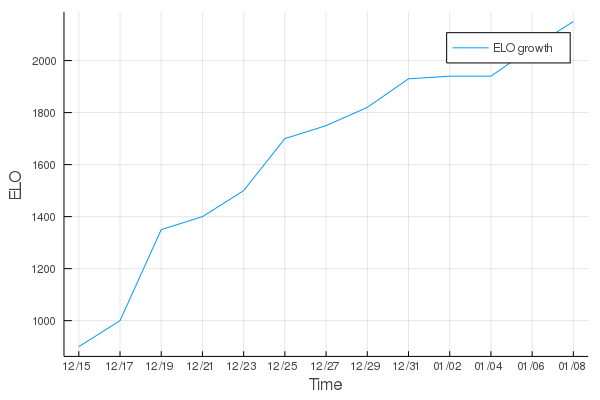

Julia code for this plot:
using Plots
 
xs = ["12/15", "12/17", "12/19", "12/21", "12/23", "12/25", "12/27", "12/29", "12/31", "01/02", "01/04", "01/06", "01/08"];
ys = [900, 1000, 1350, 1400, 1500, 1700, 1750, 1820, 1930, 1940, 1940, 2050, 2150];

plot(xs, ys, xlabel = "Time", ylabel = "ELO", label="ELO growth");

savefig("./growth.png");